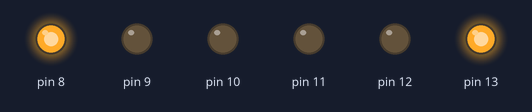
Bench run of a sketch on a simulated Arduino Uno, built with avr-gcc and run on an emulated ATmega328P. Shown: output pins drawn as LEDs (lit = HIGH).

Above: at 0.7 s.
At 1.7 s:
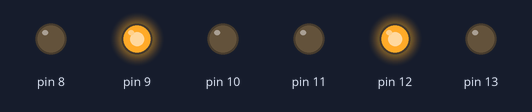
At 6.2 s:
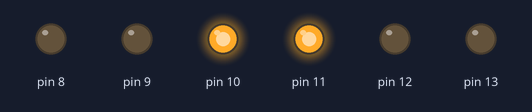
Timing chart, 0 to 8.1 s (numbered marks = the images above):
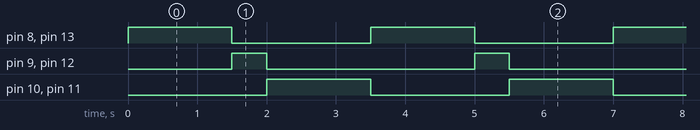

The sketch:

traffic_light.ino
```cpp
void setup(){
pinMode(13,OUTPUT);
pinMode(12,OUTPUT);
pinMode(11,OUTPUT);
pinMode(10,OUTPUT);
pinMode(9,OUTPUT);
pinMode(8,OUTPUT);
}
void loop(){
  digitalWrite(13,HIGH);
  digitalWrite(8,HIGH);
  delay(1500);
  digitalWrite(13,LOW);
  digitalWrite(8,LOW);
  digitalWrite(12,HIGH);
  digitalWrite(9,HIGH);
  delay(500);
  digitalWrite(12,LOW);
  digitalWrite(9,LOW);
  digitalWrite(11,HIGH);
  digitalWrite(10,HIGH);
  delay(1500);
  digitalWrite(11,LOW);
  digitalWrite(10,LOW);

}
```

Measured:
- by itself, pin 8, pin 10, pin 11, pin 13: alternates HIGH for 1.5 s and LOW for 2.0 s
- by itself, pin 9, pin 12: alternates HIGH for 0.50 s and LOW for 3.0 s
- by itself, everything shown: repeats every 3.5 s, in 4 steps
